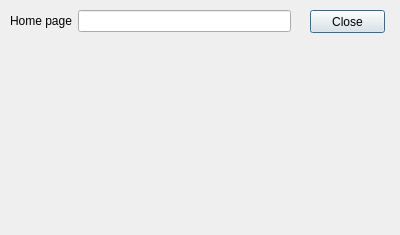
<?xml version="1.0" encoding="UTF-8"?>
<ui version="4.0">
 <class>SettingDialog</class>
 <widget class="QDialog" name="SettingDialog">
  <property name="geometry">
   <rect>
    <x>0</x>
    <y>0</y>
    <width>400</width>
    <height>235</height>
   </rect>
  </property>
  <property name="windowTitle">
   <string>Setting</string>
  </property>
  <widget class="QPushButton" name="pushButton">
   <property name="geometry">
    <rect>
     <x>310</x>
     <y>10</y>
     <width>75</width>
     <height>23</height>
    </rect>
   </property>
   <property name="text">
    <string>Close</string>
   </property>
  </widget>
  <widget class="QWidget" name="">
   <property name="geometry">
    <rect>
     <x>10</x>
     <y>10</y>
     <width>281</width>
     <height>22</height>
    </rect>
   </property>
   <layout class="QHBoxLayout" name="horizontalLayout">
    <item>
     <widget class="QLabel" name="label">
      <property name="text">
       <string>Home page</string>
      </property>
     </widget>
    </item>
    <item>
     <widget class="QLineEdit" name="leHomepage"/>
    </item>
   </layout>
  </widget>
 </widget>
 <resources/>
 <connections/>
</ui>
